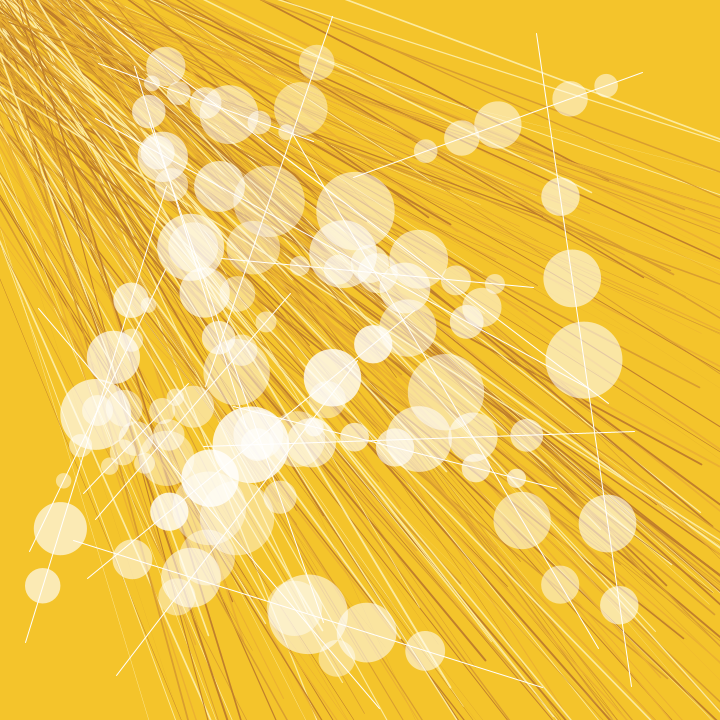
Frame 1 (no input)
Frame 2 (the mouse pressed at the canvas centre, redrawn once): identical to frame 1, image omitted

The Processing sketch that drew this single still picture (run headless with seeded random() and noise(); the mouse was pressed at the canvas centre and the sketch redrawn once):

// Processing sketch: processing_138312
// ── processing_138312.pde

// Introduction to Computational Arts: Processing
// Week 3_Assignment 2: A Dynamic Sketch
// "Lines and Points" Michael Kruger 2014-02-19
/*
The sketch “Lines and Points” is based on controlled randomness. 
1. A bundle (280) of coloured lines is running form the left upper corner to the right lower corner. 
2. 20 white outlier lines are placed in a complete random order.
3. 5 circles are placed on each outlier line (mid-point , 2 quarter and 2 eighth-points).
4. The size of the circle is:
a. based on the length of the line and
b. the position on the line (smaller towards the edge).
*/


// global variables
float counter = 0;
color[] palette = {
  #F4C42B, #D99E2F, #C07F2B, #FCEA9E, #EBB131
};

void setup() {
  size(720, 720);
  background(palette[0]);
  noLoop();
}

void draw() {
  // while statement
  while (counter < 300) {

    if (counter < 280) {
      float x1 = random(-width/4, 0);
      float y1 = random(-height/4, 0);
      float x2 = random(width/4, width + width/4);
      float y2 = random(height/4, height + height/4);

      float r = random(1, 5);
      strokeWeight(random(2));
      stroke(palette[int(r)]);
      line(x1, y1, x2, y2);
    } 
    else {

      // 20 outliers
      float xc1 = random(width);
      float yc1 = random(height);
      float xc2 = random(width);
      float yc2 = random(height);

      float r = random(1, 5);
      stroke(255);
      strokeWeight(1);
      line(xc1, yc1, xc2, yc2);

      // circle on lines
      noStroke();
      fill(255, random(104,205));


      // mid-point
      float xM = (xc1+xc2)/2;
      float yM = (yc1+yc2)/2;
      // quarter-point 1
      float xQ1 = (xc1+xM)/2;
      float yQ1 = (yc1+yM)/2;
      // quarter-point 2
      float xQ2 = (xc2+xM)/2;
      float yQ2 = (yc2+yM)/2;
      // eighth-point 1
      float xE1 = (xc1+xQ1)/2;
      float yE1 = (yc1+yQ1)/2;
      // eighth-point 2
      float xE2 = (xM+xQ2)/2;
      float yE2 = (yM+yQ2)/2;

      // dim of circle based on lenght of outlier line
      if (dist(xc1, yc1, xc2, yc2) > width/2) {

        float d = random(65,80);


        // circle mid-point
        ellipse(xM, yM, d, d);
        // circle quarter-point 1
        ellipse(xQ1, yQ1, d*0.75, d*0.75);
        // circle quarter-point 2
        ellipse(xQ2, yQ2, d*0.5, d*0.5);
        // circle eighth-point 1
        ellipse(xE1, yE1, d*0.5, d*0.5);
        // circle eighth-point 2
        ellipse(xE2, yE2, d*0.75, d*0.75);
      } 
      else {

        float d = random(30,50);

        // circle mid-point
        ellipse(xM, yM, d, d);
        // circle quarter-point 1
        ellipse(xQ1, yQ1, d*0.75, d*0.75);
        // circle quarter-point 2
        ellipse(xQ2, yQ2, d*0.5, d*0.5);
        // circle eighth-point 1
        ellipse(xE1, yE1, d*0.5, d*0.5);
        // circle eighth-point 2
        ellipse(xE2, yE2, d*0.75, d*0.75);
      }
    }
    counter++;
    
  }
  //save("W3_A2.jpg");
}
